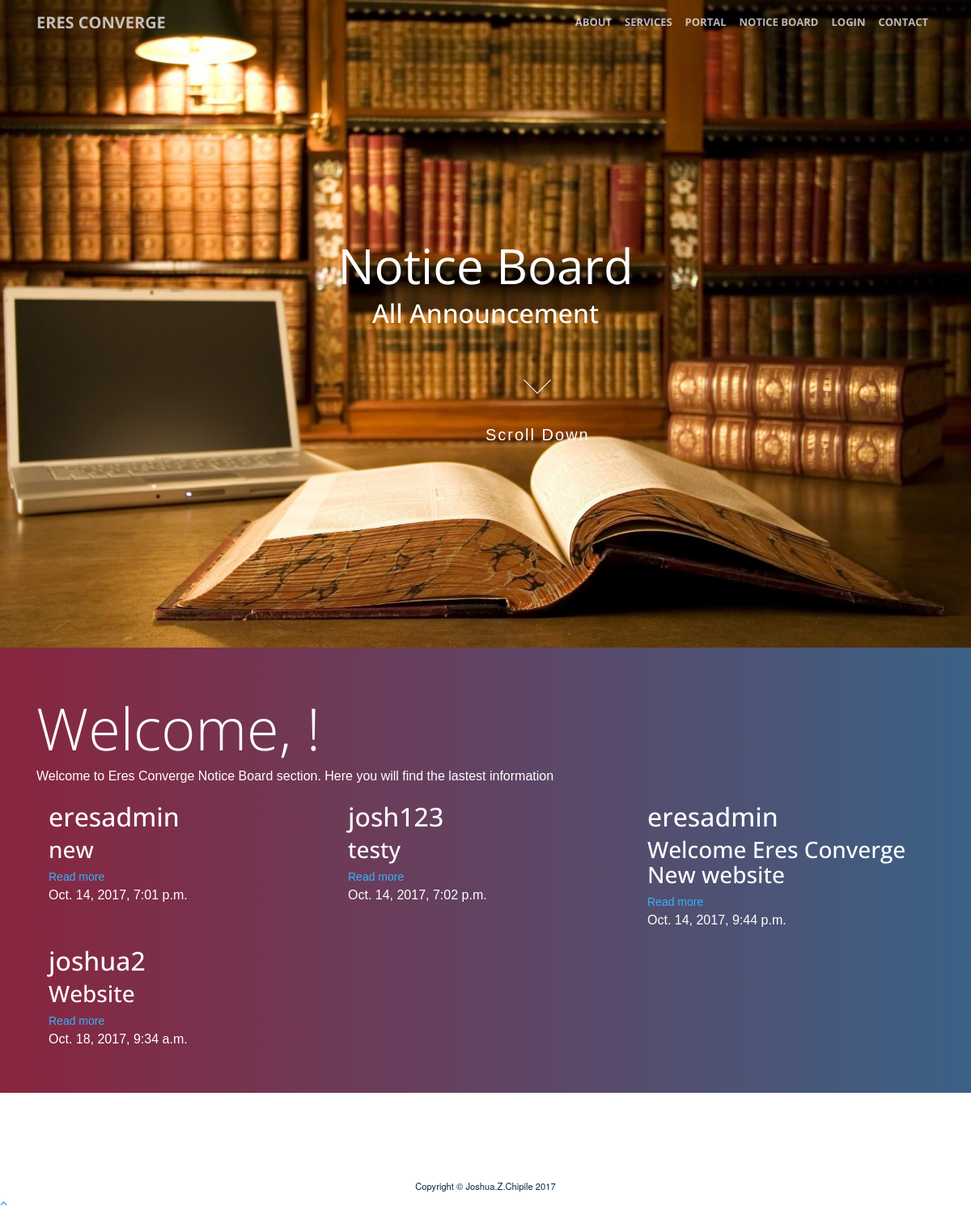
/board/, run on the app's committed database.
### eresapp/models.py (models this page shows, shortened)
class Post(models.Model):
    author = models.ForeignKey('auth.User')
    title = models.CharField(max_length=200)
    text  = models.TextField(max_length=400)
    created_date = models.DateTimeField( default=timezone.now)
    published_date = models.DateTimeField(blank=True, null=True)

### eresapp/views.py (the view)
# urls.py: url(r'^board/$', views.post_list, name='post_list'),
def post_list(request):
    posts = Post.objects.filter(published_date__lte=timezone.now()).order_by('published_date')
    return render(request, 'site/board.html', {'posts': posts})

### eresapp/templates/site/board.html
{% extends 'site/base2.html' %}
{% block content %}
    <header class="masthead">
        <div class="header-content">
            <div class="header-content-inner">
                <div class="animated fadeInUp" id="title_header">
                    Notice Board
                    <h2>All Announcement</h2>
		    <section id="noticeboard" class="demo">
  		      <a href="#notice"><span></span>Scroll Down</a>
		    </section>
                </div>
            </div>
        </div>
    </header>
 <section  id="contacts" id="notice">
       <div class="container">
         <h1 class="display-3">Welcome, {{user.username}}!</h1>
         <p>Welcome to Eres Converge Notice Board section. Here you will find the lastest information</p>
       <div class="container">
         <div class="row">
         {% for post in posts %}
           <div class="col-md-4">
             <h2>{{post.author}}</h2>
             <h3>{{post.title}}</h3>
             <a href="{% url 'post_detail' pk=post.pk %}">Read more</a>
              <p>{{post.published_date }}</p>
           </div>
           {% endfor %}
         </div>
       </div>
     </div>
 </section>
<section>
</section>
    <footer class="sticky-footer">
      <div class="container">
        <div class="text-center">
          <small>Copyright © Joshua.Z.Chipile 2017</small>
        </div>
      </div>
      <a class="scroll-to-top rounded" href="#page-top">
        <i class="fa fa-angle-up"></i>
      </a>
  </footer>
{% endblock %}

### eresapp/static/css/main.css (style rules this page uses)
body { color: #06283e; font-size: 14px; }
#title_header { margin: 0px; padding-top: 10%; font: 400 60px "Open Sans"; text-align: center; }
#contacts { font-family: 'Teko', sans-serif; padding-top: 60px; margin-bottom: -8%; width: 100%; width: 100vw; height: 550px; background: #3a6186; background: -webkit-linear-gradient(to left, #3a6186 , #89253e); background: linear-gradient(to left, #3a6186 , #89253e); color : #fff; }
.fa { color: #008cff; }
.demo a { position: absolute; bottom: 20px; left: 50%; z-index: 2; display: inline-block; -webkit-transform: translate(0, -50%); transform: translate(0, -50%); color: #fff; font : normal 400 20px/1 'Josefin Sans', sans-serif; letter-spacing: .1em; text-decoration: none; transition: opacity .3s; }
#noticeboard a { padding-top: 70px; }
#noticeboard a span { position: absolute; top: 0; left: 50%; width: 24px; height: 24px; margin-left: -12px; border-left: 1px solid #fff; border-bottom: 1px solid #fff; -webkit-transform: rotate(-45deg); transform: rotate(-45deg); -webkit-animation: sdb05 1.5s infinite; animation: sdb05 1.5s infinite; box-sizing: border-box; }

### data on the page
Post: author "eresadmin", title "new", published_date "Oct. 14, 2017, 7:01 p.m."
Post: author "josh123", title "testy", published_date "Oct. 14, 2017, 7:02 p.m."
Post: author "eresadmin", title "Welcome Eres Converge New website", published_date "Oct. 14, 2017, 9:44 p.m."
Post: author "joshua2", title "Website", published_date "Oct. 18, 2017, 9:34 a.m."
